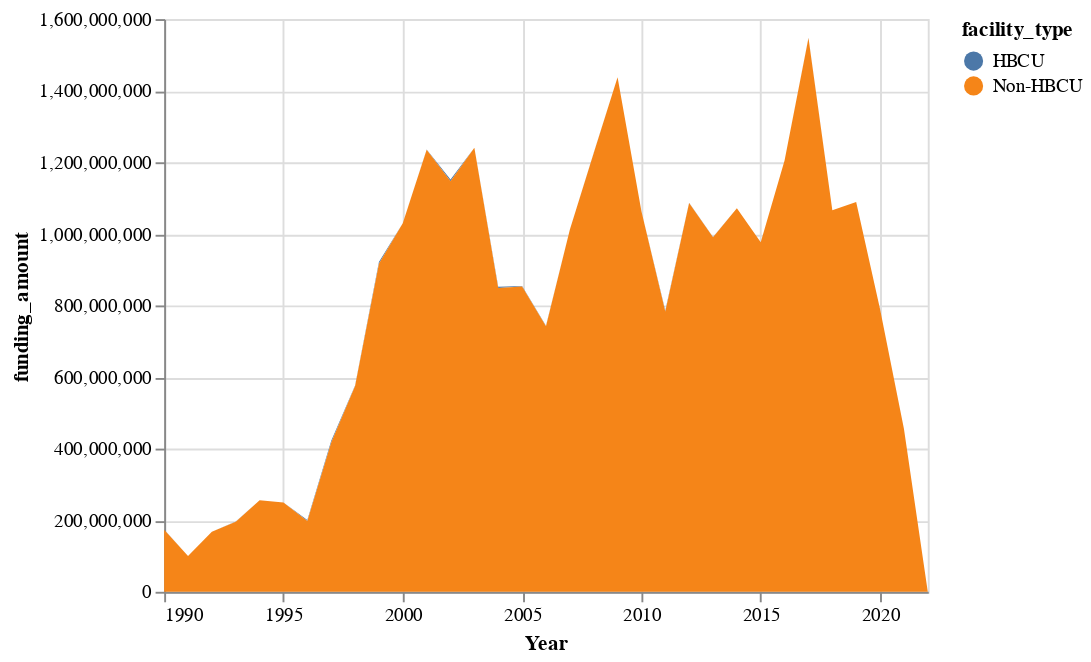

The notebook cell this image was saved under:
### Code cell
alt.Chart(nimhFunding).mark_area().encode(
    x="Year:T",
    y=alt.Y("funding_amount:Q"),
    color="facility_type:N"
)

### Figure 1 — Vega-Lite specification as saved in the notebook (floating-point values rounded to 4 significant figures)
{"config": {"view": {"continuousWidth": 400, "continuousHeight": 300}}, "data": {"name": "data-395fba9d5f760503452e6c5675f9d08e"}, "mark": "area", "encoding": {"color": {"field": "facility_type", "type": "nominal"}, "x": {"field": "Year", "type": "temporal"}, "y": {"field": "funding_amount", "type": "quantitative"}}, "$schema": "https://vega.github.io/schema/vega-lite/v4.17.0.json", "datasets": {"data-395fba9d5f760503452e6c5675f9d08e": [{"Year": "1990", "facility_type": "HBCU", "funding_amount": 1072000.0}, {"Year": "1990", "facility_type": "Non-HBCU", "funding_amount": 173100000.0}, {"Year": "1991", "facility_type": "Non-HBCU", "funding_amount": 100300000.0}, {"Year": "1992", "facility_type": "Non-HBCU", "funding_amount": 167800000.0}, {"Year": "1993", "facility_type": "HBCU", "funding_amount": 211000.0}, {"Year": "1993", "facility_type": "Non-HBCU", "funding_amount": 196000000.0}, {"Year": "1994", "facility_type": "Non-HBCU", "funding_amount": 255900000.0}, {"Year": "1995", "facility_type": "Non-HBCU", "funding_amount": 249600000.0}, {"Year": "1996", "facility_type": "HBCU", "funding_amount": 2966000.0}, {"Year": "1996", "facility_type": "Non-HBCU", "funding_amount": 197700000.0}, {"Year": "1997", "facility_type": "HBCU", "funding_amount": 5120000.0}, {"Year": "1997", "facility_type": "Non-HBCU", "funding_amount": 416800000.0}, {"Year": "1998", "facility_type": "HBCU", "funding_amount": 1807000.0}, {"Year": "1998", "facility_type": "Non-HBCU", "funding_amount": 574600000.0}, {"Year": "1999", "facility_type": "HBCU", "funding_amount": 4898000.0}, {"Year": "1999", "facility_type": "Non-HBCU", "funding_amount": 916700000.0}, {"Year": "2000", "facility_type": "HBCU", "funding_amount": 247300.0}, {"Year": "2000", "facility_type": "Non-HBCU", "funding_amount": 1030000000.0}, {"Year": "2001", "facility_type": "HBCU", "funding_amount": 469000.0}, {"Year": "2001", "facility_type": "Non-HBCU", "funding_amount": 1235000000.0}, {"Year": "2002", "facility_type": "HBCU", "funding_amount": 4664000.0}, {"Year": "2002", "facility_type": "Non-HBCU", "funding_amount": 1147000000.0}, {"Year": "2003", "facility_type": "Non-HBCU", "funding_amount": 1240000000.0}, {"Year": "2004", "facility_type": "HBCU", "funding_amount": 3518000.0}, {"Year": "2004", "facility_type": "Non-HBCU", "funding_amount": 848900000.0}, {"Year": "2005", "facility_type": "HBCU", "funding_amount": 2026000.0}, {"Year": "2005", "facility_type": "Non-HBCU", "funding_amount": 852600000.0}, {"Year": "2006", "facility_type": "HBCU", "funding_amount": 1472000.0}, {"Year": "2006", "facility_type": "Non-HBCU", "funding_amount": 742000000.0}, {"Year": "2007", "facility_type": "Non-HBCU", "funding_amount": 1012000000.0}, {"Year": "2008", "facility_type": "HBCU", "funding_amount": 785500.0}, {"Year": "2008", "facility_type": "Non-HBCU", "funding_amount": 1225000000.0}, {"Year": "2009", "facility_type": "HBCU", "funding_amount": 33900.0}, {"Year": "2009", "facility_type": "Non-HBCU", "funding_amount": 1437000000.0}, {"Year": "2010", "facility_type": "Non-HBCU", "funding_amount": 1063000000.0}, {"Year": "2011", "facility_type": "HBCU", "funding_amount": 2791000.0}, {"Year": "2011", "facility_type": "Non-HBCU", "funding_amount": 783300000.0}, {"Year": "2012", "facility_type": "HBCU", "funding_amount": 390000.0}, {"Year": "2012", "facility_type": "Non-HBCU", "funding_amount": 1087000000.0}, {"Year": "2013", "facility_type": "HBCU", "funding_amount": 871700.0}, {"Year": "2013", "facility_type": "Non-HBCU", "funding_amount": 990200000.0}, {"Year": "2014", "facility_type": "Non-HBCU", "funding_amount": 1071000000.0}, {"Year": "2015", "facility_type": "HBCU", "funding_amount": 146200.0}, {"Year": "2015", "facility_type": "Non-HBCU", "funding_amount": 976500000.0}, {"Year": "2016", "facility_type": "Non-HBCU", "funding_amount": 1205000000.0}, {"Year": "2017", "facility_type": "HBCU", "funding_amount": 645600.0}, {"Year": "2017", "facility_type": "Non-HBCU", "funding_amount": 1547000000.0}, {"Year": "2018", "facility_type": "HBCU", "funding_amount": 326700.0}, {"Year": "2018", "facility_type": "Non-HBCU", "funding_amount": 1066000000.0}, {"Year": "2019", "facility_type": "HBCU", "funding_amount": 442000.0}, {"Year": "2019", "facility_type": "Non-HBCU", "funding_amount": 1089000000.0}, {"Year": "2020", "facility_type": "Non-HBCU", "funding_amount": 790300000.0}, {"Year": "2021", "facility_type": "Non-HBCU", "funding_amount": 455200000.0}, {"Year": "2022", "facility_type": "Non-HBCU", "funding_amount": 260700.0}]}}
